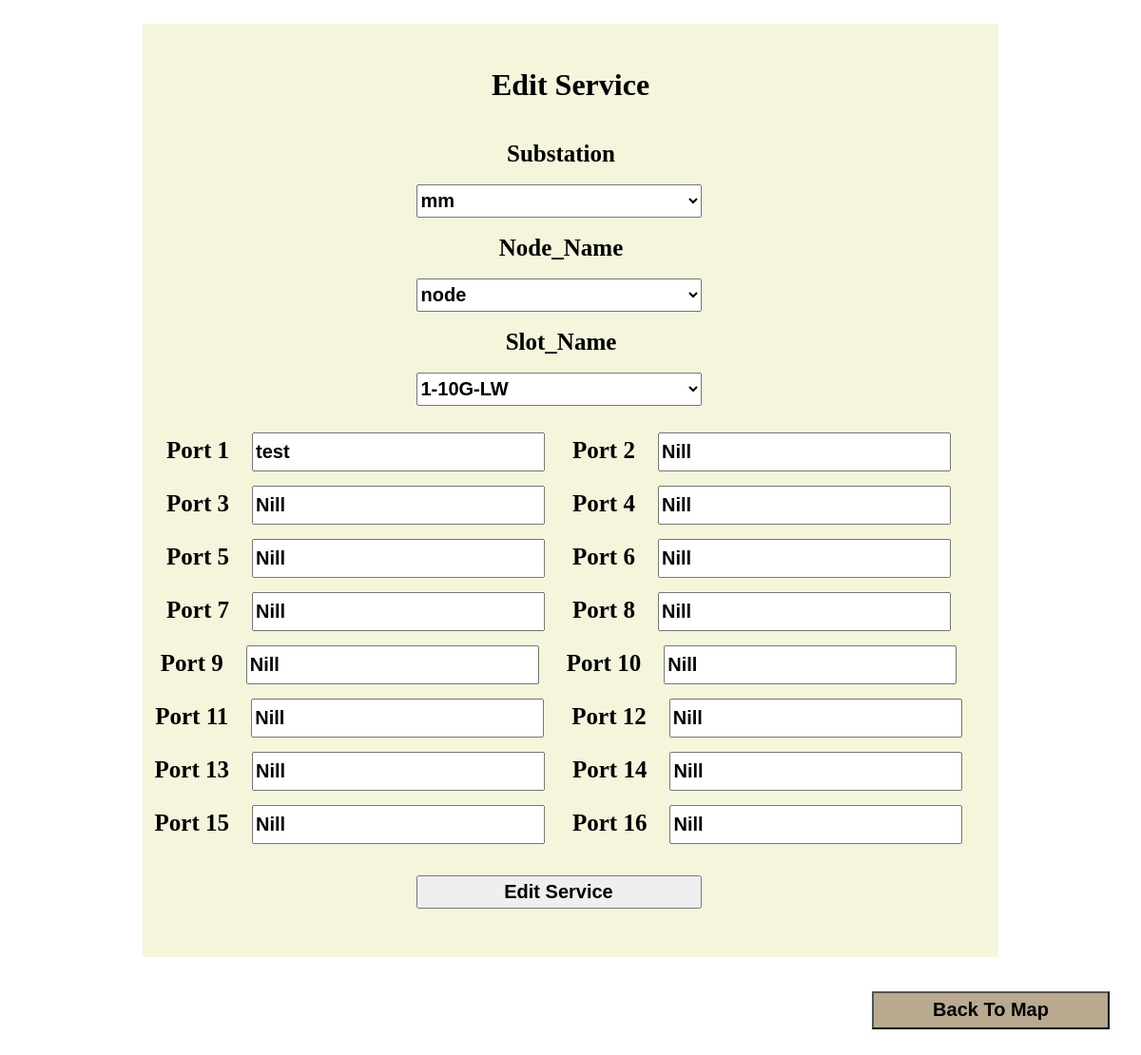
The app's page /Edit_Service.php?ID=1 with its own data.
### tables this page shows
CREATE TABLE `marker` (
  `Marker_Id` int(11) NOT NULL,
  `Marker_Name` varchar(255) NOT NULL,
  `Latitude` float NOT NULL,
  `Longitude` float NOT NULL,
  `Installation_Date` date DEFAULT NULL,
  `Comissioning_Date` date DEFAULT NULL
);

CREATE TABLE `equipment` (
  `Equipment_Id` int(11) NOT NULL,
  `Equipment_Name` varchar(255) NOT NULL,
  `Equipment_type` varchar(255) NOT NULL,
  `Substation_ID` int(11) NOT NULL,
  `Slot_1` varchar(255) DEFAULT NULL,
  `Slot_2` varchar(255) DEFAULT NULL,
  `Slot_3` varchar(255) DEFAULT NULL,
  `Slot_4` varchar(255) DEFAULT NULL,
  `Slot_5` varchar(255) DEFAULT NULL,
  `Slot_6` varchar(255) DEFAULT NULL,
  `Slot_7` varchar(255) DEFAULT NULL,
  `Slot_8` varchar(255) DEFAULT NULL,
  `Slot_9` varchar(255) DEFAULT NULL,
  `Slot_10` varchar(255) DEFAULT NULL,
  `Slot_11` varchar(255) DEFAULT NULL,
  `Slot_12` varchar(255) DEFAULT NULL,
  `Slot_13` varchar(255) DEFAULT NULL,
  `Slot_14` varchar(255) DEFAULT NULL,
  `Slot_15` varchar(255) DEFAULT NULL
);

CREATE TABLE `services` (
  `Service_ID` int(11) NOT NULL,
  `Substation_ID` int(11) NOT NULL,
  `Equipment_ID` int(11) NOT NULL,
  `Slot_Name` varchar(255) NOT NULL,
  `Port_1` varchar(255) NOT NULL DEFAULT 'Nill',
  `Port_2` varchar(255) NOT NULL DEFAULT 'Nill',
  `Port_3` varchar(255) NOT NULL DEFAULT 'Nill',
  `Port_4` varchar(255) NOT NULL DEFAULT 'Nill',
  `Port_5` varchar(255) NOT NULL DEFAULT 'Nill',
  `Port_6` varchar(255) NOT NULL DEFAULT 'Nill',
  `Port_7` varchar(255) NOT NULL DEFAULT 'Nill',
  `Port_8` varchar(255) NOT NULL DEFAULT 'Nill',
  `Port_9` varchar(255) NOT NULL DEFAULT 'Nill',
  `Port_10` varchar(255) NOT NULL DEFAULT 'Nill',
  `Port_11` varchar(255) NOT NULL DEFAULT 'Nill',
  `Port_12` varchar(255) NOT NULL DEFAULT 'Nill',
  `Port_13` varchar(255) NOT NULL DEFAULT 'Nill',
  `Port_14` varchar(255) NOT NULL DEFAULT 'Nill',
  `Port_15` varchar(255) NOT NULL DEFAULT 'Nill',
  `Port_16` varchar(255) NOT NULL DEFAULT 'Nill'
);

### Edit_Service.php (the view, shortened to what this page needs)
<?php
     $ID=$_GET['ID'];
      $host = 'sql309.infinityfree.com';
      $user='if0_35028557';
      $passpass='KwI7f3dRthY';
      $databasename = 'if0_35028557_map';
     $Database = mysqli_connect($host,$user,$passpass,$databasename);
     if(isset($_GET['ID'])){
        $select = "select * from services where Service_ID =$ID;";
        $query_select = mysqli_query($Database,$select);
        $row = mysqli_fetch_array($query_select);
        $Substation_ID = $row['Substation_ID'];
        $Equipment_ID = $row['Equipment_ID'];
        $select2 = "select Marker_Name  from marker where Marker_Id = '$Substation_ID'";
        $query_select2 = mysqli_query($Database,$select2);
        $row2 = mysqli_fetch_array($query_select2);
        $MarkerName = $row2['Marker_Name'];
        $select3 = "select Equipment_Name  from equipment where Equipment_Id ='$Equipment_ID'";
        $query_select3 = mysqli_query($Database,$select3);
        $row3 = mysqli_fetch_array($query_select3);
        $NodeName = $row3['Equipment_Name'];
        $Slot_Name = $row['Slot_Name'];
        $Port_1 = $row['Port_1'];
        $Port_2 = $row['Port_2'];
        $Port_3 = $row['Port_3'];
        $Port_4 = $row['Port_4'];
        $Port_5 = $row['Port_5'];
        $Port_6 = $row['Port_6'];
        $Port_7 = $row['Port_7'];
        $Port_8 = $row['Port_8'];
        $Port_9 = $row['Port_9'];
        $Port_10 = $row['Port_10'];
        $Port_11 = $row['Port_11'];
        $Port_12 = $row['Port_12'];
        $Port_13 = $row['Port_13'];
        $Port_14 = $row['Port_14'];
        $Port_15 = $row['Port_15'];
        $Port_16 = $row['Port_16'];
      }
    ?>
<!DOCTYPE html>
<head>
</head>
<body>
    <center>
    <form method="post">
    <div>
    <h1>Edit Service</h1>
    <br>
    <label>Substation</label><br><br>
    <select name="Substation_Name"style="width:300px;height: 35px;font-size: 20px;color:black;font-weight: bold;margin-right:25px;" required>
    <option value = "<?php echo $Substation_ID;?>"><?php echo $MarkerName;?></option>
    </select><br><br>
    <label>Node_Name</label>
    <br><br>
    <select  name="Equipment_Name"  style="width:300px;height: 35px;font-size: 20px;color:black;font-weight: bold;margin-right:25px;"required>
    <option value="<?php echo  $Equipment_ID ?>"><?php echo  $NodeName;?></option>
    </select>
    <br><br>
    <label>Slot_Name</label>    <br><br>
    <select style='width:300px;height: 35px;font-size: 20px;color:black;font-weight: bold;margin-right:25px;margin-bottom:10px'name='Slot_Name'><option value='<?php echo $Slot_Name;?>'><?php echo $Slot_Name;?></option></select><br><br>
    <label>Port 1</label>
    <input type='text' placeholder='Port_1'name='Port_1'value="<?php echo $Port_1;?>">
    <label>Port 2</label>
    <input type='text' placeholder='Port_2'name='Port_2'value="<?php echo $Port_2;?>">
    <label>Port 3</label>
    <input type='text' placeholder='Port_3'name='Port_3'value="<?php echo $Port_3;?>">
    <label>Port 4</label>
    <input type='text' placeholder='Port_4'name='Port_4'value="<?php echo $Port_4;?>">
    <label>Port 5</label>
    <input type='text' placeholder='Port_5'name='Port_5'value="<?php echo $Port_5;?>">
    <label>Port 6</label>
    <input type='text' placeholder='Port_6'name='Port_6'value="<?php echo $Port_6;?>">
    <label>Port 7</label>
    <input type='text' placeholder='Port_7'name='Port_7'value="<?php echo $Port_7;?>">
    <label>Port 8</label>
    <input type='text' placeholder='Port_8'name='Port_8'value="<?php echo $Port_8;?>">
    <label>Port 9</label>
    <input type='text' placeholder='Port_9'name='Port_9'value="<?php echo $Port_9;?>">
    <label>Port 10</label>
    <input type='text' placeholder='Port_10'name='Port_10'value="<?php echo $Port_10;?>">
    <label>Port 11</label>
    <input type='text' placeholder='Port_11'name='Port_11'value="<?php echo $Port_11;?>">
    <label>Port 12</label>
    <input type='text' placeholder='Port_12'name='Port_12'value="<?php echo $Port_12;?>">
    <label>Port 13</label>
    <input type='text' placeholder='Port_13'name='Port_13'value="<?php echo $Port_13;?>">
    <label>Port 14</label>
    <input type='text' placeholder='Port_14'name='Port_14'value="<?php echo $Port_14;?>">
    <label>Port 15</label>
    <input type='text' placeholder='Port_15'name='Port_15'value="<?php echo $Port_15;?>">
    <label>Port 16</label>
    <input type='text' placeholder='Port_16'name='Port_16'value="<?php echo $Port_16;?>">
    <br><br>
    <input type="submit"name="Edit_Service"value="Edit Service">
    <br><br><br>
    </div>
    <br>
    <br>
    </form>
    <form method="post">
            <input type="submit" name="Back" value="Back To Map"style="
        font-size: 20px;
        color: black;
        font-weight: bold;
        width: 250px;
        height: 40px;
        margin-bottom:70px;
        cursor:pointer;
        float:right;
        background-color:rgb(185, 169, 143)">
    </form>
    </center>
</body>
</html>

### Edit_Service.php (style rules this page uses)
input { font-size: 20px; color:black; font-weight: bold; margin-right:25px; margin-bottom:15px; width:300px; height: 35px; }
label { margin-right: 20px; font-size: 25px; color:black; font-weight: bold; }
div { background-color: beige; width: 900px; margin-top: 25px; padding-top: 25px; }

### records on screen
marker: Substation_Name "mm"
equipment: Equipment_Name "node"
services: Slot_Name "1-10G-LW"
